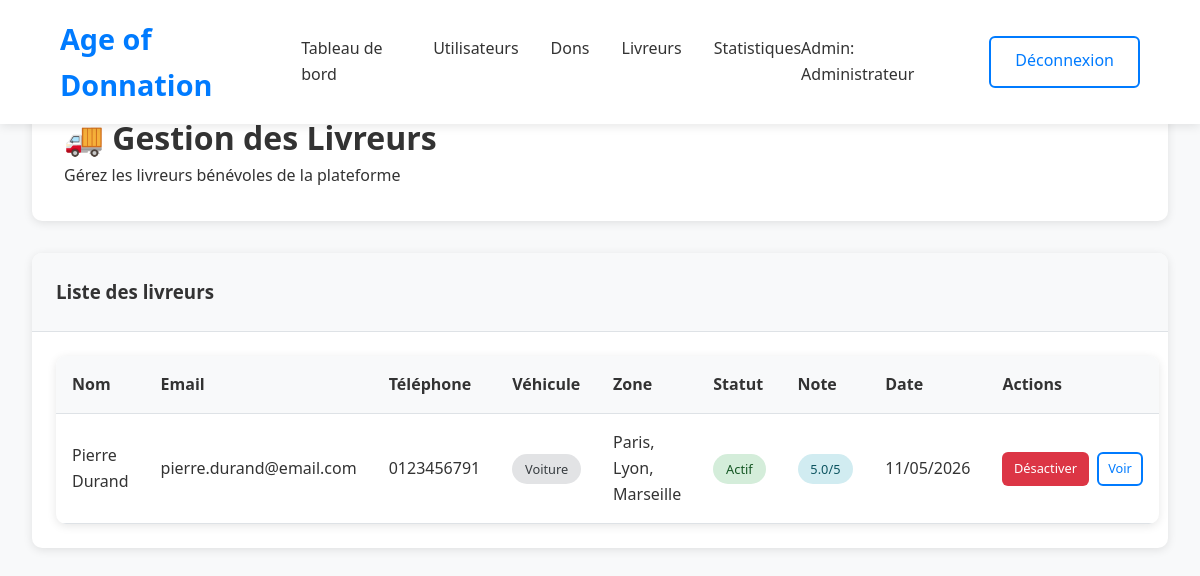
The app's page /admin/livreurs.php (signed in) with its own data.
### tables this page shows
CREATE TABLE `livreurs` (
  `user_id` INT(11) NOT NULL,
  `vehicule_type` ENUM('velo','moto','voiture','camion') NOT NULL,
  `plaque_immatriculation` VARCHAR(50) DEFAULT NULL,
  `zone_intervention` TEXT DEFAULT NULL,
  `statut` ENUM('actif','inactif','en_conge') DEFAULT 'actif',
  `note_moyenne` DECIMAL(3,2) DEFAULT 5.00,
  `nombre_livraisons` INT DEFAULT 0,
  `date_activation` DATETIME DEFAULT NULL,
  `documents_verifies` BOOLEAN DEFAULT FALSE,
  `created_at` TIMESTAMP NOT NULL DEFAULT CURRENT_TIMESTAMP,
  `updated_at` TIMESTAMP NOT NULL DEFAULT CURRENT_TIMESTAMP ON UPDATE CURRENT_TIMESTAMP,
  PRIMARY KEY (`user_id`),
  CONSTRAINT `livreurs_ibfk_1`
    FOREIGN KEY (`user_id`) REFERENCES `users` (`id`)
    ON DELETE CASCADE
);

CREATE TABLE `users` (
  `id` INT(11) NOT NULL AUTO_INCREMENT,
  `nom` VARCHAR(100) NOT NULL,
  `email` VARCHAR(255) NOT NULL,
  `password` VARCHAR(255) NOT NULL,
  `type` ENUM('donateur','beneficiaire','livreur','admin') NOT NULL,
  `telephone` VARCHAR(20) DEFAULT NULL,
  `adresse` TEXT DEFAULT NULL,
  `ville` VARCHAR(100) DEFAULT NULL,
  `status` ENUM('active','inactive','pending') DEFAULT 'active',
  `reset_token` VARCHAR(100) DEFAULT NULL,
  `reset_expires` DATETIME DEFAULT NULL,
  `created_at` TIMESTAMP NOT NULL DEFAULT CURRENT_TIMESTAMP,
  `updated_at` TIMESTAMP NOT NULL DEFAULT CURRENT_TIMESTAMP ON UPDATE CURRENT_TIMESTAMP,
  PRIMARY KEY (`id`),
  UNIQUE KEY `email` (`email`)
);

### admin/livreurs.php (the view, shortened to what this page needs)
<?php
$database = new Database();
$db = $database->getConnection();
$query = "
    SELECT u.*, l.vehicule_type, l.plaque_immatriculation, l.zone_intervention, l.statut as livreur_statut, l.note_moyenne
    FROM users u
    INNER JOIN livreurs l ON u.id = l.user_id
    ORDER BY u.created_at DESC
";
$stmt = $db->prepare($query);
$stmt->execute();
$livreurs = $stmt->fetchAll(PDO::FETCH_ASSOC);
?>
<!DOCTYPE html>
<html lang="fr">
<head>
    <link rel="stylesheet" href="../assets/css/style.css">
</head>
<body>
    <header class="header">
        <nav class="nav">
            <a href="../index.php" class="logo">Age of Donnation</a>
            <ul class="nav-links">
                <li><a href="dashboard.php">Tableau de bord</a></li>
                <li><a href="utilisateurs.php">Utilisateurs</a></li>
                <li><a href="dons.php">Dons</a></li>
                <li><a href="livreurs.php" class="active">Livreurs</a></li>
                <li><a href="statistiques.php">Statistiques</a></li>
            </ul>
            <div class="auth-buttons">
                <span style="color: #333; margin-right: 1rem;">Admin: <?php echo $_SESSION['user_nom']; ?></span>
                <a href="../auth/logout.php" class="btn btn-outline">Déconnexion</a>
            </div>
        </nav>
    </header>
    <div class="container">
        <div class="dashboard-header">
            <h1>🚚 Gestion des Livreurs</h1>
            <p>Gérez les livreurs bénévoles de la plateforme</p>
        </div>
        <div class="card">
            <div class="card-header">
                <h3>Liste des livreurs</h3>
            </div>
            <div class="card-body">
                <?php if(empty($livreurs)): ?>
                    <p style="text-align: center; color: #666; padding: 2rem;">Aucun livreur inscrit</p>
                <?php else: ?>
                    <div class="table-responsive">
                        <table class="table">
                            <thead>
                                <tr>
                                    <th>Nom</th>
                                    <th>Email</th>
                                    <th>Téléphone</th>
                                    <th>Véhicule</th>
                                    <th>Zone</th>
                                    <th>Statut</th>
                                    <th>Note</th>
                                    <th>Date</th>
                                    <th>Actions</th>
                                </tr>
                            </thead>
                            <tbody>
                                <?php foreach($livreurs as $livreur): ?>
                                    <tr>
                                        <td><?php echo htmlspecialchars($livreur['nom']); ?></td>
                                        <td><?php echo htmlspecialchars($livreur['email']); ?></td>
                                        <td><?php echo htmlspecialchars($livreur['telephone'] ?? 'Non renseigné'); ?></td>
                                        <td>
                                            <span class="badge badge-secondary">
                                                <?php
                                                $vehicules = [
                                                    'velo' => 'Vélo',
                                                    'moto' => 'Moto',
                                                    'voiture' => 'Voiture',
                                                    'camion' => 'Camion'
                                                ];
                                                echo $vehicules[$livreur['vehicule_type']] ?? $livreur['vehicule_type'];
                                                ?>
                                            </span>
                                        </td>
                                        <td><?php echo htmlspecialchars($livreur['zone_intervention']); ?></td>
                                        <td>
                                            <span class="badge <?php echo $livreur['livreur_statut'] == 'actif' ? 'badge-success' : 'badge-secondary'; ?>">
                                                <?php echo ucfirst($livreur['livreur_statut']); ?>
                                            </span>
                                        </td>
                                        <td>
                                            <span class="badge badge-info">
                                                <?php echo number_format($livreur['note_moyenne'], 1); ?>/5
                                            </span>
                                        </td>
                                        <td><?php echo date('d/m/Y', strtotime($livreur['created_at'])); ?></td>
                                        <td>
                                            <div style="display: flex; gap: 0.5rem;">
                                                <?php if($livreur['livreur_statut'] == 'actif'): ?>
                                                    <a href="?action=deactivate&id=<?php echo $livreur['id']; ?>" class="btn btn-danger" style="padding: 0.3rem 0.6rem; font-size: 0.8rem;">Désactiver</a>
                                                <?php else: ?>
                                                    <a href="?action=activate&id=<?php echo $livreur['id']; ?>" class="btn btn-success" style="padding: 0.3rem 0.6rem; font-size: 0.8rem;">Activer</a>
                                                <?php endif; ?>
                                                <a href="#" class="btn btn-outline" style="padding: 0.3rem 0.6rem; font-size: 0.8rem;">Voir</a>
                                            </div>
                                        </td>
                                    </tr>
                                <?php endforeach; ?>
                            </tbody>
                        </table>
                    </div>
                <?php endif; ?>
            </div>
        </div>
    </div>
</body>
</html>

### assets/css/style.css (style rules this page uses)
* { box-sizing: border-box; margin: 0; padding: 0; }
body { font-family: 'Segoe UI', Tahoma, Geneva, Verdana, sans-serif; line-height: 1.6; background: #f8f9fa; color: #333; }
.header { background: #fff; box-shadow: 0 2px 10px rgba(0,0,0,0.1); position: fixed; width: 100%; top: 0; z-index: 1000; }
.nav { display: flex; justify-content: space-between; align-items: center; padding: 1rem 5%; max-width: 1400px; margin: 0 auto; }
.logo { font-size: 1.8rem; font-weight: bold; color: #007bff; text-decoration: none; }
.nav-links { display: flex; gap: 2rem; list-style: none; }
.nav-links a { text-decoration: none; color: #333; font-weight: 500; transition: color 0.3s; }
.auth-buttons { display: flex; gap: 1rem; }
.btn { padding: 0.6rem 1.5rem; border-radius: 6px; text-decoration: none; font-weight: 500; transition: all 0.3s; border: 2px solid transparent; display: inline-block; text-align: center; }
.btn-outline { border-color: #007bff; color: #007bff; background: transparent; }
.btn-danger { background: #dc3545; color: white; }
.container { max-width: 1200px; margin: 80px auto 2rem; padding: 0 2rem; }
.card { background: white; border-radius: 10px; box-shadow: 0 2px 10px rgba(0,0,0,0.1); margin-bottom: 2rem; overflow: hidden; }
.card-header { background: #f8f9fa; padding: 1.5rem; border-bottom: 1px solid #dee2e6; }
.card-body { padding: 1.5rem; }
.table { width: 100%; border-collapse: collapse; background: white; border-radius: 10px; overflow: hidden; box-shadow: 0 2px 10px rgba(0,0,0,0.1); }
.table th, .table td { padding: 1rem; text-align: left; border-bottom: 1px solid #dee2e6; }
.table th { background: #f8f9fa; font-weight: 600; color: #333; }
.badge { padding: 0.4rem 0.8rem; border-radius: 20px; font-size: 0.8rem; font-weight: 500; }
.badge-success { background: #d4edda; color: #155724; }
.badge-info { background: #d1ecf1; color: #0c5460; }
.badge-secondary { background: #e2e3e5; color: #383d41; }
.dashboard-header { background: white; padding: 2rem; border-radius: 10px; margin-bottom: 2rem; box-shadow: 0 2px 10px rgba(0,0,0,0.1); }

### records on screen
livreurs: user_id.nom "Pierre Durand", user_id.email "pierre.durand@email.com", user_id.telephone "0123456791", vehicule_type "Voiture", zone_intervention "Paris, Lyon, Marseille", statut "Actif", note_moyenne "5.0", user_id.created_at "11/05/2026"

### other values on screen
$_SESSION['user_nom'] "Administrateur"
